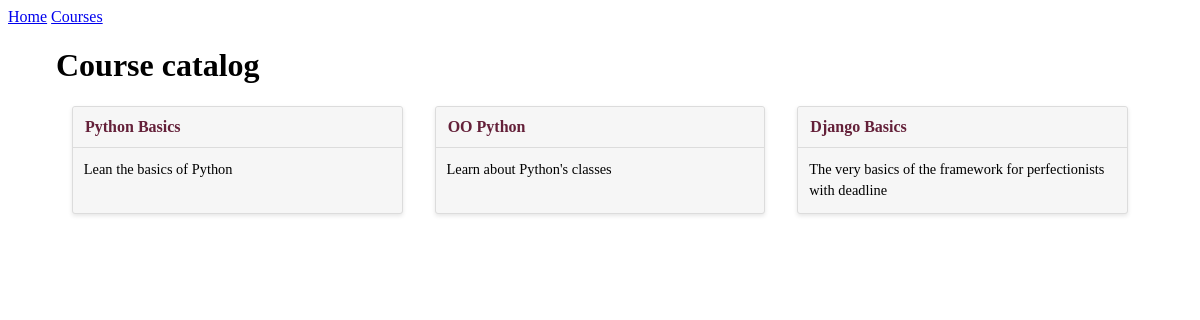
Page /courses/ on the committed database.
### courses/models.py (models this page shows, shortened)
class Course(models.Model):
    created_at = models.DateTimeField(auto_now_add=True)
    title = models.CharField(max_length=255)
    description = models.TextField()

### courses/views.py (the view)
# urls.py: path("", views.course_list, name='list'),
def course_list(request):
    courses = Course.objects.all()
    return render(request, 'courses/course_list.html', {'courses': courses})

### courses/templates/courses/course_list.html (shortened to what this page needs)
{% extends "layout.html" %}
{% block content %}
<h1>Course catalog</h1>
<div class="cards">
  {% for course in courses %}
    <div class="card">
      <header>
        <a href="{% url 'courses:course_detail' pk=course.pk %}">{{ course.title }} </a>
      </header>
        <div class="card-copy">
          {{ course.description}}
        </div>
    </div>
  {% endfor %}
</div>
{% endblock content %}

### assets/css/layout.css (style rules this page uses)
html { box-sizing: border-box; }
*, *::after, *::before { box-sizing: inherit; }
.cards { display: -webkit-box; display: -moz-box; display: box; display: -webkit-flex; display: -moz-flex; display: -ms-flexbox; display: flex; -webkit-box-lines: multiple; -moz-box-lines: multiple; box-lines: multiple; -webkit-flex-wrap: wrap; -moz-flex-wrap: wrap; -ms-flex-wrap: wrap; flex-wrap: wrap; -webkit-box-pack: justify; -moz-box-pack: justify; box-pack: justify; -webkit-justify-content: space-between; -moz-justify-content: space-between; -ms-justify-content: space-between; -o-justify-content: space-between; justify-content: space-between; -ms-flex-pack: justify; }
.card { -webkit-flex-basis: 15em; -moz-flex-basis: 15em; flex-basis: 15em; -ms-flex-preferred-size: 15em; -webkit-flex-grow: 1; -moz-flex-grow: 1; flex-grow: 1; -ms-flex-positive: 1; -webkit-transition: all 0.2s ease-in-out; -moz-transition: all 0.2s ease-in-out; transition: all 0.2s ease-in-out; background-color: #f6f6f6; border-radius: 3px; border: 1px solid gainsboro; box-shadow: 0 2px 4px #e6e6e6; margin: 0 1em 1.5em 1em; position: relative; }
.card header { -webkit-transition: all 0.2s ease-in-out; -moz-transition: all 0.2s ease-in-out; transition: all 0.2s ease-in-out; background-color: #f6f6f6; border-bottom: 1px solid gainsboro; border-radius: 3px 3px 0 0; font-weight: bold; line-height: 1.5em; padding: 0.5em 0.75em; }
.card header a { color: #642039; text-decoration: none; }
.card .card-copy { font-size: 0.9em; line-height: 1.5em; padding: 0.75em 0.75em; }

### rows in the picture
Course: title "Python Basics", description "Lean the basics of Python"
Course: title "OO Python", description "Learn about Python's classes"
Course: title "Django Basics", description "The very basics of the framework for perfectionists with deadline"
